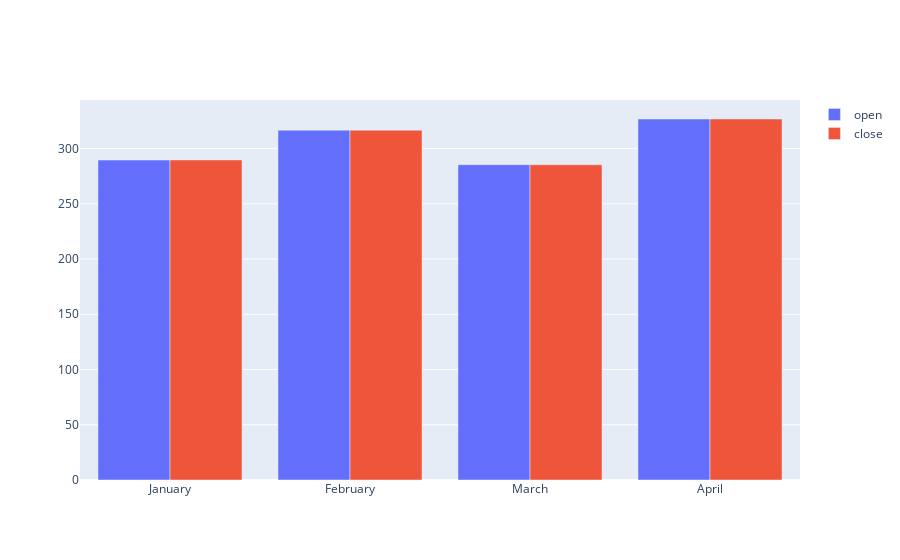

The code cell stored with this chart in its notebook:
### Code cell
import plotly.graph_objects as go
fig = go.Figure()
fig.add_trace(go.Bar(x=monthvise.index, y=monthvise['open'], name='open'))
fig.add_trace(go.Bar(x=monthvise.index, y=monthvise['close'], name='close'))
fig.update_layout(barmode='group')
fig.show()

### Figure 1 — Plotly figure (JSON) as saved in the notebook; plotly's stock layout.template omitted (floating-point values rounded to 4 significant figures)
{"data": [{"name": "open", "type": "bar", "x": ["January", "February", "March", "April"], "y": [289.6, 316.7, 285.4, 326.7]}, {"name": "close", "type": "bar", "x": ["January", "February", "March", "April"], "y": [289.7, 316.6, 285.4, 326.7]}], "layout": {"barmode": "group"}}
